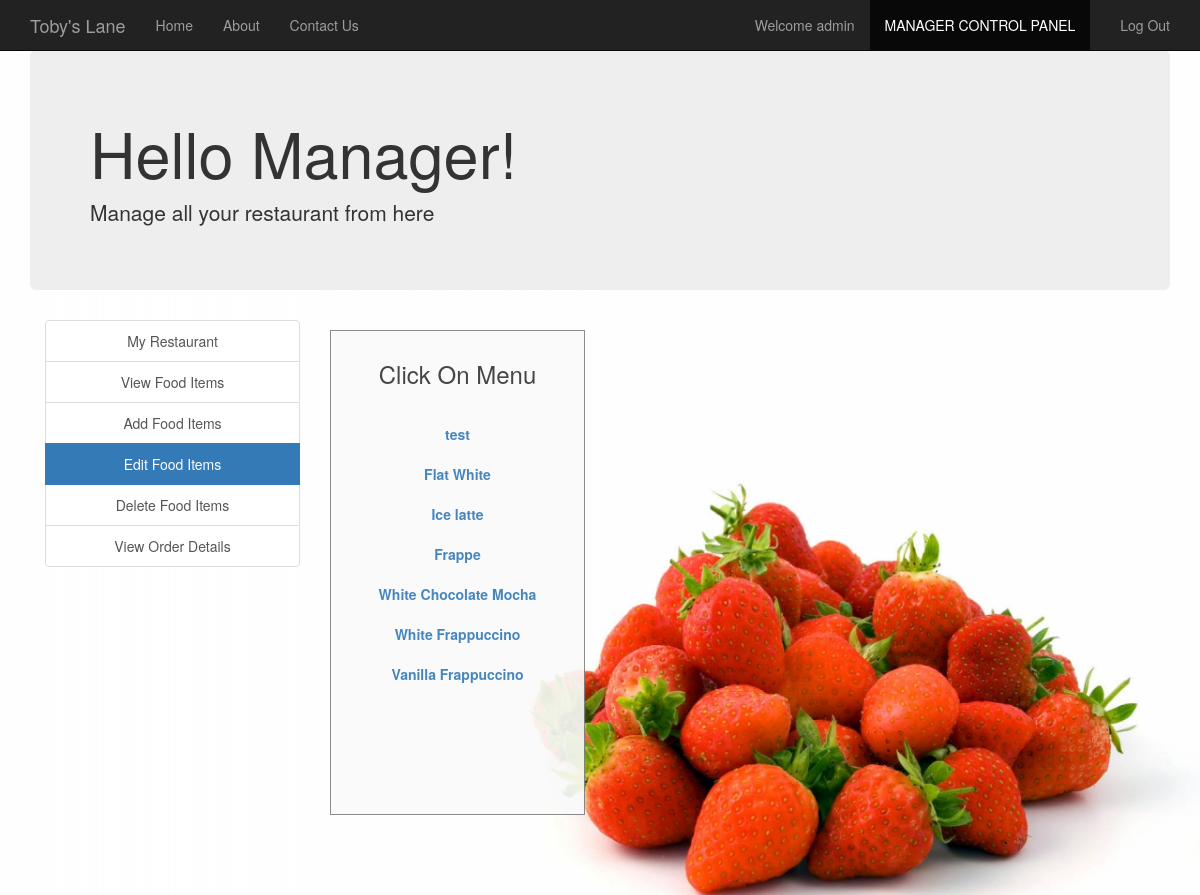
The page /edit_food_items.php (signed in) on the database its author committed.
### tables this page shows
CREATE TABLE IF NOT EXISTS `manager` (
  `username` varchar(30) NOT NULL,
  `fullname` varchar(30) NOT NULL,
  `email` varchar(30) NOT NULL,
  `contact` varchar(30) NOT NULL,
  `address` varchar(50) NOT NULL,
  `password` varchar(30) NOT NULL,
  PRIMARY KEY (`username`)
);

CREATE TABLE IF NOT EXISTS `food` (
  `F_ID` int NOT NULL AUTO_INCREMENT,
  `name` varchar(30) NOT NULL,
  `price` int NOT NULL,
  `description` varchar(200) NOT NULL,
  `R_ID` int NOT NULL,
  `images_path` varchar(200) NOT NULL,
  `options` varchar(10) NOT NULL DEFAULT 'ENABLE',
  PRIMARY KEY (`F_ID`,`R_ID`),
  KEY `R_ID` (`R_ID`)
);

### session_m.php (called while the page is built, shortened)
<?php
$conn = Connect();
$user_check=$_SESSION['login_user1'];
$query = "SELECT username FROM MANAGER WHERE username = '$user_check'";
$ses_sql = mysqli_query($conn, $query);
$row = mysqli_fetch_assoc($ses_sql);
$login_session =$row['username'];
?>

### edit_food_items.php (the view, shortened to what this page needs)
<?php
include('session_m.php');
?>
<!DOCTYPE html>
<html>
  <head>
  </head>
  <link rel="stylesheet" type = "text/css" href ="css/edit_food_items.css">
  <link rel="stylesheet" type = "text/css" href ="css/bootstrap.min.css">
  <body>
    <nav class="navbar navbar-inverse navbar-fixed-top navigation-clean-search" role="navigation">
      <div class="container">
        <div class="navbar-header">
          <a class="navbar-brand" href="index.php">Toby's Lane</a>
        </div>
        <div class="collapse navbar-collapse " id="myNavbar">
          <ul class="nav navbar-nav">
            <li><a href="index.php">Home</a></li>
            <li><a href="aboutus.php">About</a></li>
            <li><a href="contactus.php">Contact Us</a></li>
          </ul>
          <ul class="nav navbar-nav navbar-right">
            <li><a href="#"><span class="glyphicon glyphicon-user"></span> Welcome <?php echo $login_session; ?> </a></li>
            <li class="active"> <a href="managerlogin.php">MANAGER CONTROL PANEL</a></li>
            <li><a href="logout_m.php"><span class="glyphicon glyphicon-log-out"></span> Log Out </a></li>
          </ul>
        </div>
      </div>
    </nav>
<div class="container">
    <div class="jumbotron">
     <h1>Hello Manager! </h1>
     <p>Manage all your restaurant from here</p>
    </div>
    </div>
<div class="container">
    	<div class="col-xs-3" style="text-align: center;">
    	<div class="list-group">
    		<a href="myrestaurant.php" class="list-group-item ">My Restaurant</a>
    		<a href="view_food_items.php" class="list-group-item ">View Food Items</a>
    		<a href="add_food_items.php" class="list-group-item ">Add Food Items</a>
    		<a href="edit_food_items.php" class="list-group-item active">Edit Food Items</a>
    		<a href="delete_food_items.php" class="list-group-item ">Delete Food Items</a>
        <a href="view_order_details.php" class="list-group-item ">View Order Details</a>
    	</div>
    </div>
<div class="col-xs-3">
  <div class="form-area" style="padding: 10px 10px 110px 10px; ">
    <div style="text-align: center;">
      <h3>Click On Menu <br><br></h3>
    </div>
    <?php
    $query = mysqli_query($conn, "SELECT * FROM food f WHERE f.R_ID IN (SELECT r.R_ID FROM RESTAURANTS r WHERE r.M_ID='$user_check') ORDER BY F_ID");
    while ($row = mysqli_fetch_array($query)) {
      ?>
      <div class="list-group" style="text-align: center;">
        <?php
      echo "<b><a href='edit_food_items.php?update= {$row['F_ID']}'>{$row['name']}</a></b>";
        ?>
      </div>
    <?php
    }
    ?>
  </div>
</div>
</div>
  </body>
<br>
</html>

### css/edit_food_items.css (style rules this page uses)
body,html { height: 100%; }
body { padding-top: 50px; background-image: url('headerimg2.jpg'); background-repeat: repeat; background-size: 100%; }
.form-area { background-color: #FAFAFA; padding: 10px 40px 60px; margin: 10px 0px 60px; border: 1px solid GREY; opacity:0.9; }

### rows shown on the page
manager: username "admin"
food: name "test"
food: name "Flat White"
food: name "Ice latte"
food: name "Frappe"
food: name "White Chocolate Mocha"
food: name "White Frappuccino"
food: name "Vanilla Frappuccino"
